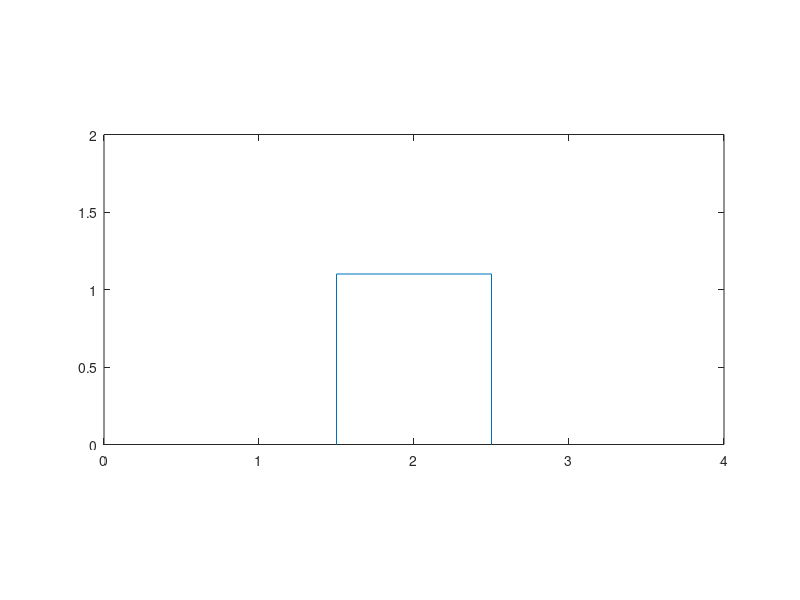

The MATLAB script that drew this image:
figure(1)
h = plot([0.5  2.1  2.1  0.5  0.5], [0.5  0.5  1.5  1.5  0.5]);
% h=rectangle('Position',[-D/2 d_w/2 D H],'Curvature',0.02,'LineWidth',3,'FaceColor',[0.8 .8 .8])

axis([0  4  0  2])
axis equal
for k1 = 1:24
    rotate(h, [0 0 1], 0.3*k1)
    refreshdata
    drawnow
end